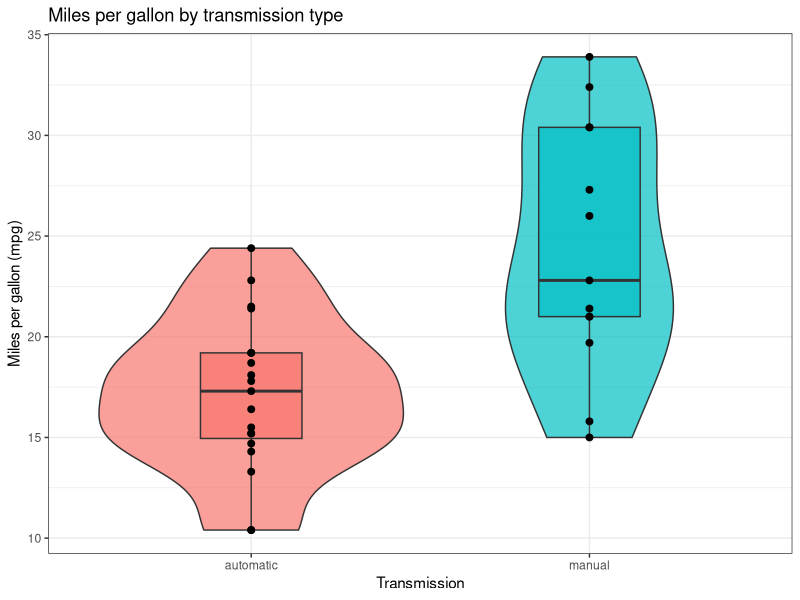
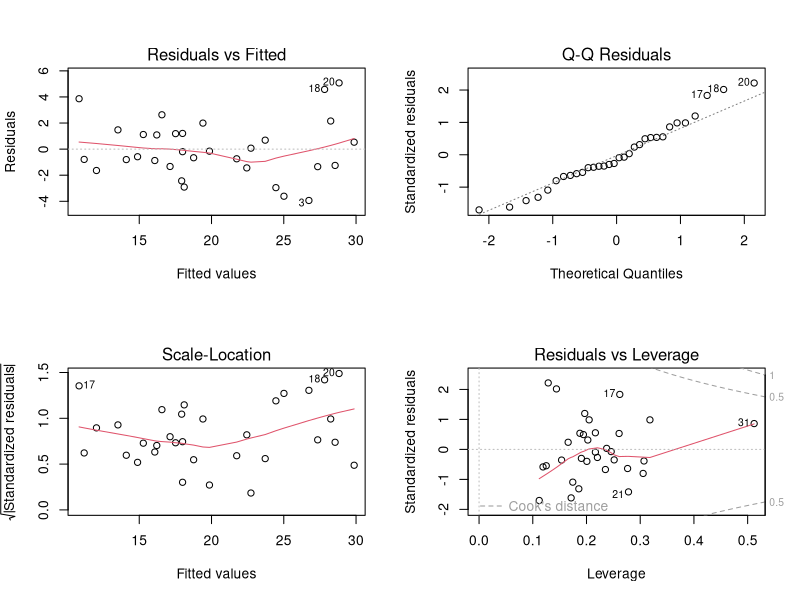

R code for these plots, in order:
## ---- chunk 1

knitr::opts_chunk$set(echo = TRUE, warnings = FALSE, message = FALSE)

library(tidyverse)

## ---- chunk 2

# import
data("mtcars")

# structure
df_mtcars <- as_tibble(mtcars) %>% 
       mutate(am = as.factor(am)) %>% 
       mutate(cyl = as.factor(cyl))

## ---- chunk 3

df_mtcars %>% ggplot(aes(x = am, y = mpg, fill = am)) +
       
       geom_violin(alpha = 0.7) +
       geom_boxplot(width = 0.3, alpha = 0.7) +
       geom_point(size = 2) +
       
       xlab("Transmission") +
       ylab("Miles per gallon (mpg)") +
       ggtitle("Miles per gallon by transmission type") +
       scale_x_discrete(labels = c("0" = "automatic", "1" = "manual")) +
       
       theme_bw() +
       theme(legend.position = "none")

## ---- chunk 4

fit_lm <- lm(mpg ~ am, data = df_mtcars)
summary(fit_lm)

## ---- chunk 5

# automatic
coef(fit_lm)[[1]] 

# manual
coef(fit_lm)[[1]] + coef(fit_lm)[[2]] 

## ---- chunk 6

# P-values
summary(fit_lm)$coefficients[,4] 

# R-squared
summary(fit_lm)$r.squared 

## ---- chunk 7

aov(mpg ~ ., data = df_mtcars) %>% summary()

## ---- chunk 8

fit_multi <- lm(mpg ~ am + cyl + disp + wt + hp, data = df_mtcars)

summary(fit_multi)

## ---- chunk 9

summary(fit_multi)$r.squared

## ---- chunk 10

par(mfrow = c(2,2))
plot(fit_multi)

